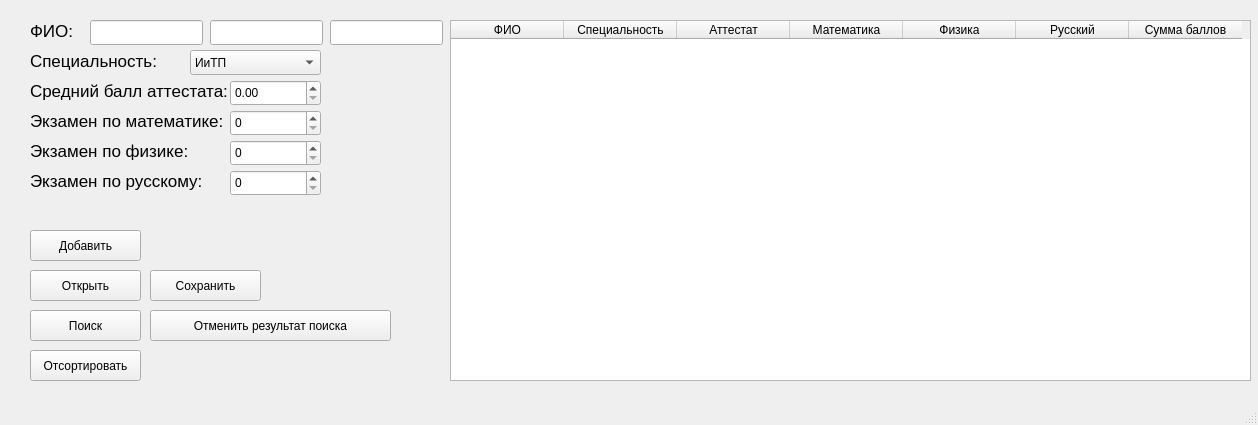
<?xml version="1.0" encoding="UTF-8"?>
<ui version="4.0">
 <class>MainWindow</class>
 <widget class="QMainWindow" name="MainWindow">
  <property name="geometry">
   <rect>
    <x>0</x>
    <y>0</y>
    <width>1258</width>
    <height>425</height>
   </rect>
  </property>
  <property name="windowTitle">
   <string>MainWindow</string>
  </property>
  <widget class="QWidget" name="centralwidget">
   <widget class="QLabel" name="label">
    <property name="geometry">
     <rect>
      <x>30</x>
      <y>20</y>
      <width>51</width>
      <height>21</height>
     </rect>
    </property>
    <property name="font">
     <font>
      <pointsize>13</pointsize>
     </font>
    </property>
    <property name="text">
     <string>ФИО:</string>
    </property>
   </widget>
   <widget class="QLineEdit" name="lineEdit">
    <property name="geometry">
     <rect>
      <x>90</x>
      <y>20</y>
      <width>113</width>
      <height>25</height>
     </rect>
    </property>
   </widget>
   <widget class="QLineEdit" name="lineEdit_2">
    <property name="geometry">
     <rect>
      <x>210</x>
      <y>20</y>
      <width>113</width>
      <height>25</height>
     </rect>
    </property>
   </widget>
   <widget class="QLineEdit" name="lineEdit_3">
    <property name="geometry">
     <rect>
      <x>330</x>
      <y>20</y>
      <width>113</width>
      <height>25</height>
     </rect>
    </property>
   </widget>
   <widget class="QLabel" name="label_2">
    <property name="geometry">
     <rect>
      <x>30</x>
      <y>50</y>
      <width>151</width>
      <height>21</height>
     </rect>
    </property>
    <property name="font">
     <font>
      <pointsize>13</pointsize>
     </font>
    </property>
    <property name="text">
     <string>Специальность:</string>
    </property>
   </widget>
   <widget class="QComboBox" name="comboBox">
    <property name="geometry">
     <rect>
      <x>190</x>
      <y>50</y>
      <width>131</width>
      <height>25</height>
     </rect>
    </property>
    <item>
     <property name="text">
      <string>ИиТП</string>
     </property>
    </item>
    <item>
     <property name="text">
      <string>ПИ</string>
     </property>
    </item>
    <item>
     <property name="text">
      <string>КИ</string>
     </property>
    </item>
    <item>
     <property name="text">
      <string>ПОИТ</string>
     </property>
    </item>
   </widget>
   <widget class="QDoubleSpinBox" name="doubleSpinBox">
    <property name="geometry">
     <rect>
      <x>230</x>
      <y>80</y>
      <width>91</width>
      <height>26</height>
     </rect>
    </property>
    <property name="maximumSize">
     <size>
      <width>91</width>
      <height>26</height>
     </size>
    </property>
   </widget>
   <widget class="QLabel" name="label_3">
    <property name="geometry">
     <rect>
      <x>30</x>
      <y>80</y>
      <width>241</width>
      <height>21</height>
     </rect>
    </property>
    <property name="font">
     <font>
      <pointsize>13</pointsize>
     </font>
    </property>
    <property name="text">
     <string>Средний балл аттестата:</string>
    </property>
   </widget>
   <widget class="QLabel" name="label_4">
    <property name="geometry">
     <rect>
      <x>30</x>
      <y>110</y>
      <width>201</width>
      <height>21</height>
     </rect>
    </property>
    <property name="font">
     <font>
      <pointsize>13</pointsize>
     </font>
    </property>
    <property name="text">
     <string>Экзамен по математике:</string>
    </property>
   </widget>
   <widget class="QSpinBox" name="spinBox">
    <property name="geometry">
     <rect>
      <x>230</x>
      <y>110</y>
      <width>91</width>
      <height>26</height>
     </rect>
    </property>
   </widget>
   <widget class="QSpinBox" name="spinBox_2">
    <property name="geometry">
     <rect>
      <x>230</x>
      <y>140</y>
      <width>91</width>
      <height>26</height>
     </rect>
    </property>
   </widget>
   <widget class="QLabel" name="label_5">
    <property name="geometry">
     <rect>
      <x>30</x>
      <y>140</y>
      <width>201</width>
      <height>21</height>
     </rect>
    </property>
    <property name="font">
     <font>
      <pointsize>13</pointsize>
     </font>
    </property>
    <property name="text">
     <string>Экзамен по физике:</string>
    </property>
   </widget>
   <widget class="QSpinBox" name="spinBox_3">
    <property name="geometry">
     <rect>
      <x>230</x>
      <y>170</y>
      <width>91</width>
      <height>26</height>
     </rect>
    </property>
   </widget>
   <widget class="QLabel" name="label_6">
    <property name="geometry">
     <rect>
      <x>30</x>
      <y>170</y>
      <width>201</width>
      <height>21</height>
     </rect>
    </property>
    <property name="font">
     <font>
      <pointsize>13</pointsize>
     </font>
    </property>
    <property name="text">
     <string>Экзамен по русскому:</string>
    </property>
   </widget>
   <widget class="QTableWidget" name="table">
    <property name="geometry">
     <rect>
      <x>450</x>
      <y>20</y>
      <width>801</width>
      <height>361</height>
     </rect>
    </property>
    <property name="editTriggers">
     <set>QAbstractItemView::NoEditTriggers</set>
    </property>
    <property name="sortingEnabled">
     <bool>true</bool>
    </property>
    <attribute name="horizontalHeaderCascadingSectionResizes">
     <bool>true</bool>
    </attribute>
    <attribute name="horizontalHeaderMinimumSectionSize">
     <number>60</number>
    </attribute>
    <attribute name="horizontalHeaderDefaultSectionSize">
     <number>113</number>
    </attribute>
    <column>
     <property name="text">
      <string>ФИО</string>
     </property>
    </column>
    <column>
     <property name="text">
      <string>Специальность</string>
     </property>
    </column>
    <column>
     <property name="text">
      <string>Аттестат</string>
     </property>
    </column>
    <column>
     <property name="text">
      <string>Математика</string>
     </property>
    </column>
    <column>
     <property name="text">
      <string>Физика</string>
     </property>
    </column>
    <column>
     <property name="text">
      <string>Русский</string>
     </property>
    </column>
    <column>
     <property name="text">
      <string>Сумма баллов</string>
     </property>
    </column>
   </widget>
   <widget class="QPushButton" name="pushButton_add">
    <property name="geometry">
     <rect>
      <x>30</x>
      <y>230</y>
      <width>111</width>
      <height>31</height>
     </rect>
    </property>
    <property name="text">
     <string>Добавить</string>
    </property>
   </widget>
   <widget class="QPushButton" name="pushButton_add_2">
    <property name="geometry">
     <rect>
      <x>30</x>
      <y>270</y>
      <width>111</width>
      <height>31</height>
     </rect>
    </property>
    <property name="text">
     <string>Открыть</string>
    </property>
   </widget>
   <widget class="QPushButton" name="pushButton_save">
    <property name="geometry">
     <rect>
      <x>150</x>
      <y>270</y>
      <width>111</width>
      <height>31</height>
     </rect>
    </property>
    <property name="text">
     <string>Сохранить</string>
    </property>
   </widget>
   <widget class="QPushButton" name="pushButton_poisk">
    <property name="geometry">
     <rect>
      <x>30</x>
      <y>310</y>
      <width>111</width>
      <height>31</height>
     </rect>
    </property>
    <property name="text">
     <string>Поиск</string>
    </property>
   </widget>
   <widget class="QPushButton" name="pushButton_poisk_2">
    <property name="geometry">
     <rect>
      <x>150</x>
      <y>310</y>
      <width>241</width>
      <height>31</height>
     </rect>
    </property>
    <property name="text">
     <string>Отменить результат поиска</string>
    </property>
   </widget>
   <widget class="QPushButton" name="pushButton_sort">
    <property name="geometry">
     <rect>
      <x>30</x>
      <y>350</y>
      <width>111</width>
      <height>31</height>
     </rect>
    </property>
    <property name="text">
     <string>Отсортировать</string>
    </property>
   </widget>
  </widget>
  <widget class="QMenuBar" name="menubar">
   <property name="geometry">
    <rect>
     <x>0</x>
     <y>0</y>
     <width>1258</width>
     <height>22</height>
    </rect>
   </property>
  </widget>
  <widget class="QStatusBar" name="statusbar"/>
 </widget>
 <resources/>
 <connections/>
</ui>
